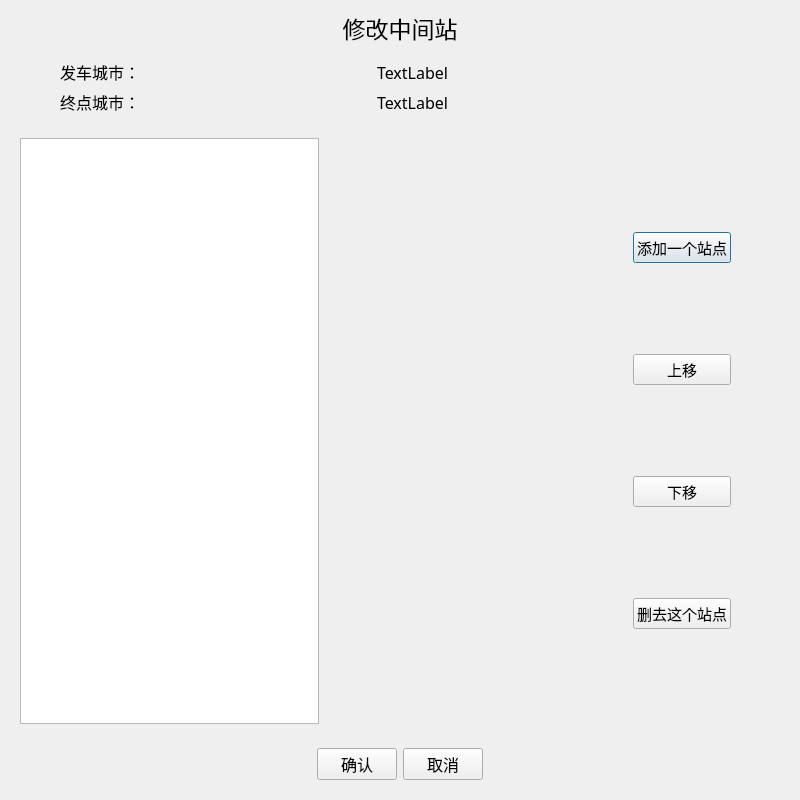
<?xml version="1.0" encoding="UTF-8"?>
<ui version="4.0">
 <class>EditTransfer</class>
 <widget class="QDialog" name="EditTransfer">
  <property name="geometry">
   <rect>
    <x>0</x>
    <y>0</y>
    <width>800</width>
    <height>800</height>
   </rect>
  </property>
  <property name="font">
   <font>
    <family>黑体</family>
   </font>
  </property>
  <property name="windowTitle">
   <string>修改中间站</string>
  </property>
  <layout class="QVBoxLayout" name="verticalLayout">
   <item>
    <widget class="QLabel" name="label">
     <property name="font">
      <font>
       <pointsize>17</pointsize>
      </font>
     </property>
     <property name="text">
      <string>修改中间站</string>
     </property>
     <property name="alignment">
      <set>Qt::AlignCenter</set>
     </property>
    </widget>
   </item>
   <item>
    <widget class="QWidget" name="widget" native="true">
     <layout class="QGridLayout" name="gridLayout">
      <item row="0" column="5">
       <spacer name="horizontalSpacer_3">
        <property name="orientation">
         <enum>Qt::Horizontal</enum>
        </property>
        <property name="sizeType">
         <enum>QSizePolicy::Minimum</enum>
        </property>
        <property name="sizeHint" stdset="0">
         <size>
          <width>40</width>
          <height>20</height>
         </size>
        </property>
       </spacer>
      </item>
      <item row="0" column="6">
       <spacer name="horizontalSpacer_4">
        <property name="orientation">
         <enum>Qt::Horizontal</enum>
        </property>
        <property name="sizeType">
         <enum>QSizePolicy::Preferred</enum>
        </property>
        <property name="sizeHint" stdset="0">
         <size>
          <width>12</width>
          <height>20</height>
         </size>
        </property>
       </spacer>
      </item>
      <item row="0" column="1">
       <widget class="QLabel" name="label_2">
        <property name="font">
         <font>
          <pointsize>12</pointsize>
         </font>
        </property>
        <property name="text">
         <string>发车城市：</string>
        </property>
       </widget>
      </item>
      <item row="0" column="2">
       <widget class="QLabel" name="StartLabel">
        <property name="font">
         <font>
          <pointsize>12</pointsize>
         </font>
        </property>
        <property name="text">
         <string>TextLabel</string>
        </property>
       </widget>
      </item>
      <item row="3" column="1">
       <widget class="QLabel" name="label_3">
        <property name="font">
         <font>
          <pointsize>12</pointsize>
         </font>
        </property>
        <property name="text">
         <string>终点城市：</string>
        </property>
       </widget>
      </item>
      <item row="3" column="2">
       <widget class="QLabel" name="EndLabel">
        <property name="font">
         <font>
          <pointsize>12</pointsize>
         </font>
        </property>
        <property name="text">
         <string>TextLabel</string>
        </property>
       </widget>
      </item>
      <item row="0" column="0">
       <spacer name="horizontalSpacer_6">
        <property name="orientation">
         <enum>Qt::Horizontal</enum>
        </property>
        <property name="sizeType">
         <enum>QSizePolicy::Minimum</enum>
        </property>
        <property name="sizeHint" stdset="0">
         <size>
          <width>40</width>
          <height>20</height>
         </size>
        </property>
       </spacer>
      </item>
      <item row="0" column="4">
       <spacer name="horizontalSpacer_5">
        <property name="orientation">
         <enum>Qt::Horizontal</enum>
        </property>
        <property name="sizeType">
         <enum>QSizePolicy::Minimum</enum>
        </property>
        <property name="sizeHint" stdset="0">
         <size>
          <width>40</width>
          <height>20</height>
         </size>
        </property>
       </spacer>
      </item>
     </layout>
    </widget>
   </item>
   <item>
    <widget class="QWidget" name="widget_3" native="true">
     <layout class="QHBoxLayout" name="horizontalLayout_2">
      <item>
       <widget class="QTableWidget" name="tableWidget"/>
      </item>
      <item>
       <spacer name="horizontalSpacer_8">
        <property name="orientation">
         <enum>Qt::Horizontal</enum>
        </property>
        <property name="sizeType">
         <enum>QSizePolicy::MinimumExpanding</enum>
        </property>
        <property name="sizeHint" stdset="0">
         <size>
          <width>40</width>
          <height>20</height>
         </size>
        </property>
       </spacer>
      </item>
      <item>
       <widget class="QWidget" name="widget_4" native="true">
        <layout class="QVBoxLayout" name="verticalLayout_2">
         <item>
          <widget class="QPushButton" name="addBtn">
           <property name="font">
            <font>
             <pointsize>11</pointsize>
            </font>
           </property>
           <property name="text">
            <string>添加一个站点</string>
           </property>
          </widget>
         </item>
         <item>
          <widget class="QPushButton" name="upBtn">
           <property name="font">
            <font>
             <pointsize>11</pointsize>
            </font>
           </property>
           <property name="text">
            <string>上移</string>
           </property>
          </widget>
         </item>
         <item>
          <widget class="QPushButton" name="downBtn">
           <property name="font">
            <font>
             <pointsize>11</pointsize>
            </font>
           </property>
           <property name="text">
            <string>下移</string>
           </property>
          </widget>
         </item>
         <item>
          <widget class="QPushButton" name="deleteBtn">
           <property name="font">
            <font>
             <pointsize>11</pointsize>
            </font>
           </property>
           <property name="text">
            <string>删去这个站点</string>
           </property>
          </widget>
         </item>
        </layout>
       </widget>
      </item>
      <item>
       <spacer name="horizontalSpacer_7">
        <property name="orientation">
         <enum>Qt::Horizontal</enum>
        </property>
        <property name="sizeType">
         <enum>QSizePolicy::Preferred</enum>
        </property>
        <property name="sizeHint" stdset="0">
         <size>
          <width>40</width>
          <height>20</height>
         </size>
        </property>
       </spacer>
      </item>
     </layout>
    </widget>
   </item>
   <item>
    <widget class="QWidget" name="widget_2" native="true">
     <layout class="QHBoxLayout" name="horizontalLayout">
      <item>
       <spacer name="horizontalSpacer">
        <property name="orientation">
         <enum>Qt::Horizontal</enum>
        </property>
        <property name="sizeHint" stdset="0">
         <size>
          <width>40</width>
          <height>20</height>
         </size>
        </property>
       </spacer>
      </item>
      <item>
       <widget class="QPushButton" name="confirmBtn">
        <property name="font">
         <font>
          <pointsize>12</pointsize>
         </font>
        </property>
        <property name="text">
         <string>确认</string>
        </property>
       </widget>
      </item>
      <item>
       <widget class="QPushButton" name="cancelBtn">
        <property name="font">
         <font>
          <pointsize>12</pointsize>
         </font>
        </property>
        <property name="text">
         <string>取消</string>
        </property>
       </widget>
      </item>
      <item>
       <spacer name="horizontalSpacer_2">
        <property name="orientation">
         <enum>Qt::Horizontal</enum>
        </property>
        <property name="sizeHint" stdset="0">
         <size>
          <width>40</width>
          <height>20</height>
         </size>
        </property>
       </spacer>
      </item>
     </layout>
    </widget>
   </item>
  </layout>
 </widget>
 <resources/>
 <connections/>
</ui>
